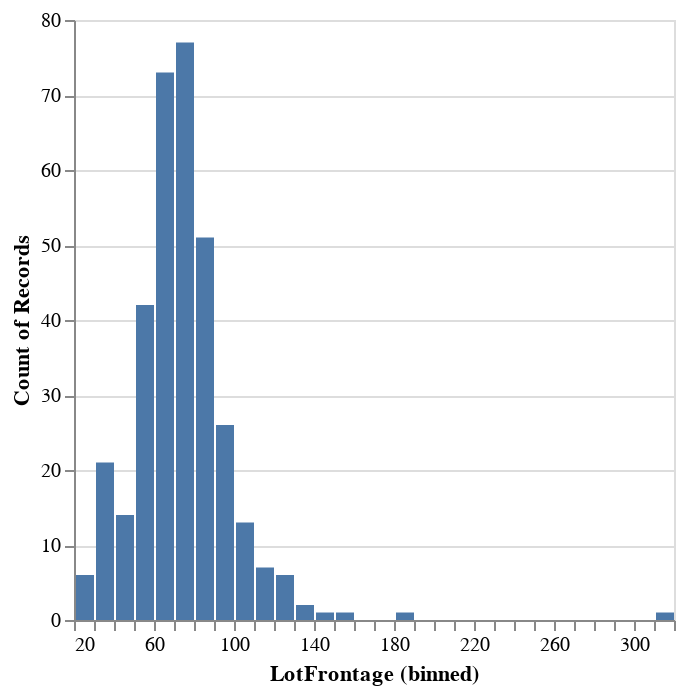

The code cell stored with this chart in its notebook:
### Markdown cell above
`LotFrontage` is defined as the linear feet of street connected to the property. Upon examination, we find that this column contains 342 entries, as opposed to the expected 438, indicating the presence of approximately 100 missing values. Given the significance of LotFrontage in property assessment, it would be more advisable to impute these missing values rather than to eliminate the column entirely. This approach ensures that we retain the integral information that LotFrontage provides for our analysis.

### Code cell
import altair as alt 
alt.Chart(X_train_copy).mark_bar().encode(
    x = alt.X("LotFrontage", bin = alt.Bin(maxbins=40)) ,
    y = "count()"
)

### Figure 1 — Vega-Lite specification as saved in the notebook (floating-point values rounded to 4 significant figures; data arrays with more than 128 entries replaced by an {"elided": "..."} marker saying what was removed)
{"config": {"view": {"continuousWidth": 300, "continuousHeight": 300}}, "data": {"name": "data-58837d3db14e96a4a30a047b9bfb5b63"}, "mark": {"type": "bar"}, "encoding": {"x": {"bin": {"maxbins": 40}, "field": "LotFrontage", "type": "quantitative"}, "y": {"aggregate": "count", "type": "quantitative"}}, "$schema": "https://vega.github.io/schema/vega-lite/v5.15.1.json", "datasets": {"data-58837d3db14e96a4a30a047b9bfb5b63": {"elided": "438 records"}}}
